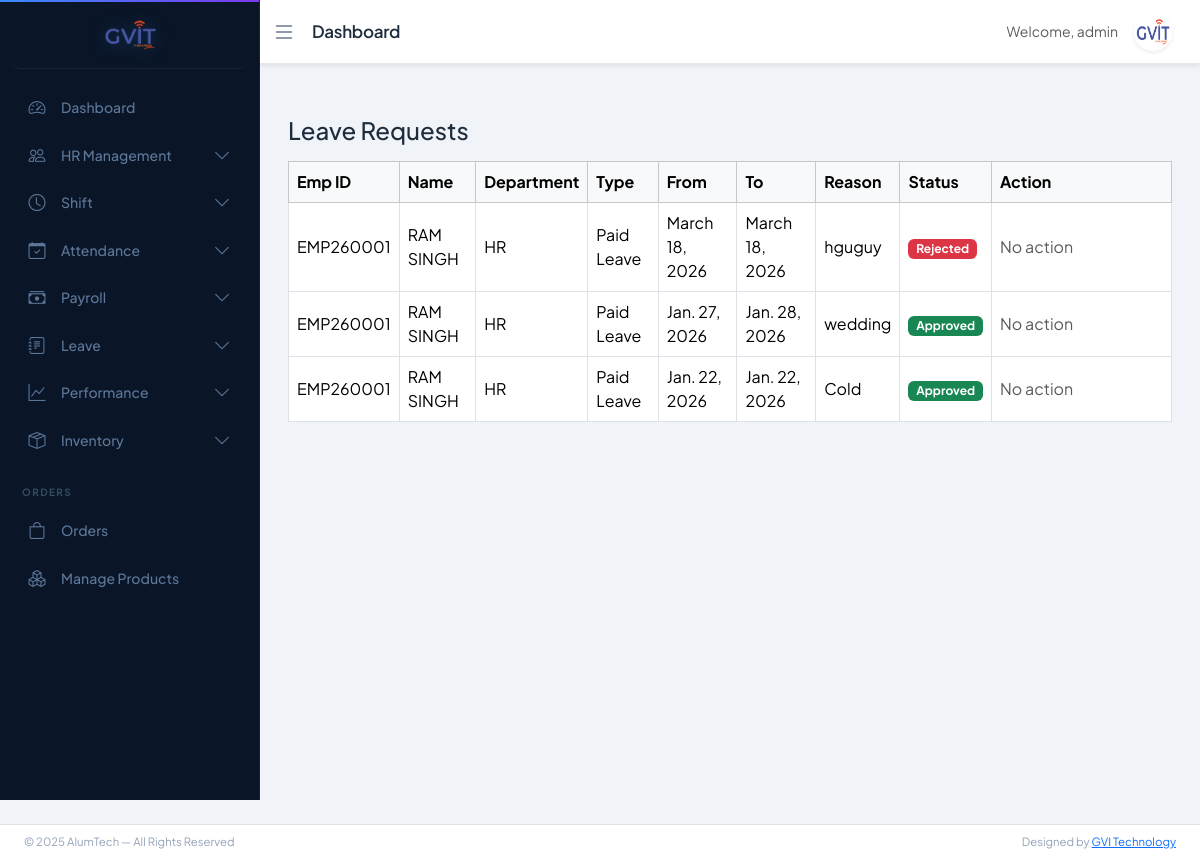
/leave/manage/ (signed in), run on the app's committed database.
### app/models.py (models this page shows, shortened)
class Leave(models.Model):
    LEAVE_TYPE_CHOICES = [
        ('CL', 'Casual Leave'),
        ('SL', 'Sick Leave'),
        ('PL', 'Paid Leave'),
    ]
    STATUS_CHOICES = [
        ('Pending', 'Pending'),
        ('Approved', 'Approved'),
        ('Rejected', 'Rejected'),
    ]
    employee = models.ForeignKey(Employee,on_delete=models.CASCADE,related_name='leaves')
    leave_type = models.CharField(max_length=20,choices=LEAVE_TYPE_CHOICES)
    start_date = models.DateField()
    end_date = models.DateField()
    reason = models.TextField()
    status = models.CharField(max_length=20,choices=STATUS_CHOICES,default='Pending')
    rejection_reason = models.TextField(blank=True, null=True)
    applied_at = models.DateTimeField(auto_now_add=True)
    reviewed_by = models.ForeignKey(User,on_delete=models.SET_NULL,null=True,blank=True)
    reviewed_at = models.DateTimeField(null=True, blank=True)

class Employee(models.Model):
    BLOOD_GROUP_CHOICES = [
        ('A+', 'A+'), ('A-', 'A-'),
        ('B+', 'B+'), ('B-', 'B-'),
        ('O+', 'O+'), ('O-', 'O-'),
        ('AB+', 'AB+'), ('AB-', 'AB-'),
    ]
    BACHELOR_CHOICES = [
        ('BCom', 'B.Com'),
        ('BSc', 'B.Sc'),
        ('BA', 'B.A'),
        ('BTech', 'B.Tech'),
    ]
    MASTER_CHOICES = [
        ('MCom', 'M.Com'),
        ('MSc', 'M.Sc'),
        ('MA', 'M.A'),
        ('MTech', 'M.Tech'),
    ]
    first_name = models.CharField(max_length=50)
    middle_name = models.CharField(max_length=50, blank=True)
    last_name = models.CharField(max_length=50)
    gender = models.CharField(max_length=10,choices=[('Male','Male'),('Female','Female'),('Other','Other')])
    blood_group = models.CharField(max_length=10, choices=BLOOD_GROUP_CHOICES, blank=True, null=True)
    date_of_birth = models.DateField(null=True, blank=True)
    father_name = models.CharField(max_length=100, blank=True)
    mother_name = models.CharField(max_length=100, blank=True)
    user = models.OneToOneField(User, on_delete=models.CASCADE, null=True, blank=True, related_name='employee_profile')
    email = models.EmailField(unique=True)
    contact_no = models.CharField(max_length=15)
    emergency_contact = models.CharField(max_length=15)
    address = models.TextField(blank=True, null=True)
    permanent_address = models.TextField(blank=True, null=True)
    bachelor_degree = models.CharField(max_length=10, choices=BACHELOR_CHOICES, blank=True, null=True)
    master_degree = models.CharField(max_length=10, choices=MASTER_CHOICES, blank=True, null=True)
    employee_id = models.CharField(max_length=20, unique=True)
    role = models.CharField(
    max_length=20,
    choices=[
        ('HR','HR'),
        ('ACCOUNTS','Accounts'),
        ('EMPLOYEE','Employee'),
        ('STORE_MANAGER', 'Store Manager'),
    ],
    default='EMPLOYEE'
)
    department = models.ForeignKey(Department, on_delete=models.PROTECT)
    designation = models.ForeignKey(Designation, on_delete=models.PROTECT)
    date_of_joining = models.DateField(blank=True, null=True)
    photo = models.ImageField(upload_to='employees/', blank=True, null=True)
    pan_no = models.CharField(max_length=10,blank=True,null=True)
    Aadhar_no = models.CharField(max_length=12,blank=True,null=True)
    Bank_name = models.CharField(max_length=50,blank=True,null=True)
    acc_no = models.CharField(max_length=15,blank=True,null=True)
    ifsc_no = models.CharField(max_length=15,blank=True,null=True)
    branch_name = models.CharField(max_length=50,blank=True,null=True)
    is_active = models.BooleanField(default=True)
    created_at = models.DateTimeField(auto_now_add=True)
    lwp_balance = models.IntegerField(default=0)
    generated_at = models.DateField(blank=True, null=True)
    created_by = models.ForeignKey(User, on_delete=models.SET_NULL, null=True, blank=True, related_name='created_employees')
    def full_name(self):
        return f"{self.first_name} {self.middle_name} {self.last_name}".strip()

class Department(models.Model):
    name = models.CharField(max_length=100, unique=True)
    description = models.TextField(blank=True)

### app/views.py (the view)
# urls.py: path('leave/manage/', views.admin_leave_list, name='admin_leave_list'),
@login_required(login_url='login')
def admin_leave_list(request):
    leaves = Leave.objects.select_related(
        'employee__department',
        'employee__designation'
    ).order_by('-applied_at')
    return render(request, 'leave/admin_leave_list.html', {
        'leaves': leaves
    })

### templates/leave/admin_leave_list.html (shortened to what this page needs)
{% extends 'base_dashboard.html' %}
{% block content %}
<h4 class="mb-3">Leave Requests</h4>
<table class="table table-bordered align-middle">
  <thead class="table-light">
    <tr>
      <th>Emp ID</th>
      <th>Name</th>
      <th>Department</th>
      <th>Type</th>
      <th>From</th>
      <th>To</th>
      <th>Reason</th>
      <th>Status</th>
      <th width="180">Action</th>
    </tr>
  </thead>
  <tbody>
    {% for leave in leaves %}
    <tr>
      <td>{{ leave.employee.employee_id }}</td>
      <td>{{ leave.employee.full_name }}</td>
      <td>{{ leave.employee.department.name }}</td>
      <td>{{ leave.get_leave_type_display }}</td>
      <td>{{ leave.start_date }}</td>
      <td>{{ leave.end_date }}</td>
      <td>{{ leave.reason|truncatechars:40 }}</td>
      <td>
        <span
          class="badge {% if leave.status == 'Approved' %}bg-success{% elif leave.status == 'Rejected' %}bg-danger{% else %}bg-warning{% endif %}"
        >
          {{ leave.status }}
        </span>
      </td>
      <td>
        {% if leave.status == 'Pending' %}
        <button
          class="btn btn-success btn-sm"
          data-bs-toggle="modal"
          data-bs-target="#approveModal{{ leave.id }}"
        >
          Approve
        </button>
        <button
          class="btn btn-danger btn-sm"
          data-bs-toggle="modal"
          data-bs-target="#rejectModal{{ leave.id }}"
        >
          Reject
        </button>
        {% else %}
        <span class="text-muted">No action</span>
        {% endif %}
      </td>
    </tr>
    {% empty %}
    <tr>
      <td colspan="9" class="text-center text-muted">
        No leave requests found
      </td>
    </tr>
    {% endfor %}
  </tbody>
</table>
{% endblock %}

### templates/base_dashboard.html (shortened to what this page needs)
{% load static %}
<!doctype html>
<html lang="en">
<head>
<link href="https://cdn.jsdelivr.net/npm/bootstrap@5.3.2/dist/css/bootstrap.min.css" rel="stylesheet">
<link href="https://cdn.jsdelivr.net/npm/bootstrap-icons@1.11.3/font/bootstrap-icons.css" rel="stylesheet">
<link rel="stylesheet" href="{% static 'css/dashboard_style.css' %}">
</head>
<body>
{% if request.user.is_superuser %}
    {% include "includes/sidebar_admin.html" %}
{% elif request.user.employee_profile.role == "HR" %}
    {% include "includes/sidebar_hr.html" %}
{% elif request.user.employee_profile.role == "ACCOUNTS" %}
    {% include "includes/sidebar_accounts.html" %}
{% else %}
    {% include "includes/sidebar_employee.html" %}
{% endif %}
<nav class="navbar navbar-expand-lg navbar-custom shadow-sm" id="navbar">
    <div class="container-fluid">
        <button class="toggle-btn border-0 bg-transparent p-0"
                id="sidebarToggleBtn"
                aria-label="Toggle sidebar"
                aria-expanded="true"
                aria-controls="sidebar">
            <i class="bi bi-list fs-4"></i>
        </button>
        <span class="navbar-brand ms-3 fw-semibold">
            {% block page_title %}Dashboard{% endblock %}
        </span>
        <div class="ms-auto d-flex align-items-center gap-3 me-3">
            <span class="text-muted small">
                Welcome, {{ request.user.username }}
            </span>
            <div class="dropdown">
                <a href="#"
                   class="dropdown-toggle profile-toggle"
                   data-bs-toggle="dropdown"
                   aria-label="User profile menu"
                   aria-haspopup="true"
                   aria-expanded="false">
                    <img src="{% static 'images/gvit.png' %}"
                         width="38"
                         height="38"
                         class="rounded-circle shadow-sm"
                         alt="Profile picture">
                </a>
            </div>
        </div>
    </div>
</nav>
<div class="content mt-4 pb-5" id="content">
    {% block content %}{% endblock %}
</div>
<footer id="footer" class="bg-secondary border-top mt-auto">
    <div class="container-fluid px-4">
        <div class="row align-items-center py-2">
            <div class="col-md-6 small">
                © 2025 AlumTech — All Rights Reserved
            </div>
            <div class="col-md-6 text-md-end small">
                Designed by
                <a href="https://www.gvitechnology.com/" target="_blank">
                    GVI Technology
                </a>
            </div>
        </div>
    </div>
</footer>
</body>
</html>

### static/css/dashboard_style.css (style rules this page uses)
:root { --sidebar-width: 260px; --sidebar-collapsed: 72px; --navbar-height: 64px; --sidebar-bg: #0a1628; --sidebar-surface: #111f38; --sidebar-border: rgba(255,255,255,0.06); --sidebar-active-glow: rgba(56, 139, 253, 0.15); --accent: #388bfd; --accent-soft: rgba(56, 139, 253, 0.18); --accent-glow: 0 0 20px rgba(56, 139, 253, 0.35); --text-primary: #e6edf3; --text-muted: #5d7799; --text-faint: #374a63; --bg-page: #f0f3f8; --surface: #ffffff; --border: #e4e9f0; --shadow-sm: 0 1px 3px rgba(0,0,0,0.06), 0 1px 2px rgba(0,0,0,0.04); --shadow-md: 0 4px 16px rgba(0,0,0,0.08); --radius: 12px; --transition: all 0.3s cubic-bezier(0.4, 0, 0.2, 1); }
*, *::before, *::after { box-sizing: border-box; }
body { overflow-x: hidden; background: var(--bg-page); font-family: 'Plus Jakarta Sans', 'Segoe UI', sans-serif; color: #1e2d3d; -webkit-font-smoothing: antialiased; }
.navbar-custom { background: var(--surface); border-bottom: 1px solid var(--border); margin-left: var(--sidebar-width); height: var(--navbar-height); transition: var(--transition); display: flex; align-items: center; box-shadow: var(--shadow-sm); position: sticky; top: 0; z-index: 999; }
.navbar-brand { font-weight: 700; font-size: 17px; color: #1e2d3d; letter-spacing: -0.3px; }
.toggle-btn { font-size: 20px; cursor: pointer; color: #64748b; transition: var(--transition); padding: 6px; border-radius: 8px; line-height: 1; }
.profile-toggle img { cursor: pointer; border: 2px solid transparent; border-radius: 50%; transition: var(--transition); }
.profile-toggle::after { display: none !important; }
.profile-toggle { padding: 0; }
.content { margin-left: var(--sidebar-width); padding: 28px; padding-bottom: 90px; transition: var(--transition); min-height: calc(100vh - var(--navbar-height)); }
#footer { left: var(--sidebar-width); transition: var(--transition); background: var(--surface) !important; border-top: 1px solid var(--border); font-size: 13px; color: #94a3b8; }
#content { animation: pageFadeIn 0.3s ease forwards; }

### data on the page
Leave: employee.employee_id "EMP260001", employee.full_name "RAM SINGH", employee.department.name "HR", leave_type "Paid Leave", start_date "March 18, 2026", end_date "March 18, 2026", reason "hguguy", status "Rejected", shows "No action"
Leave: employee.employee_id "EMP260001", employee.full_name "RAM SINGH", employee.department.name "HR", leave_type "Paid Leave", start_date "Jan. 27, 2026", end_date "Jan. 28, 2026", reason "wedding", status "Approved", shows "No action"
Leave: employee.employee_id "EMP260001", employee.full_name "RAM SINGH", employee.department.name "HR", leave_type "Paid Leave", start_date "Jan. 22, 2026", end_date "Jan. 22, 2026", reason "Cold", status "Approved", shows "No action"

### other printed values
{{ request.user.username }} "admin"
